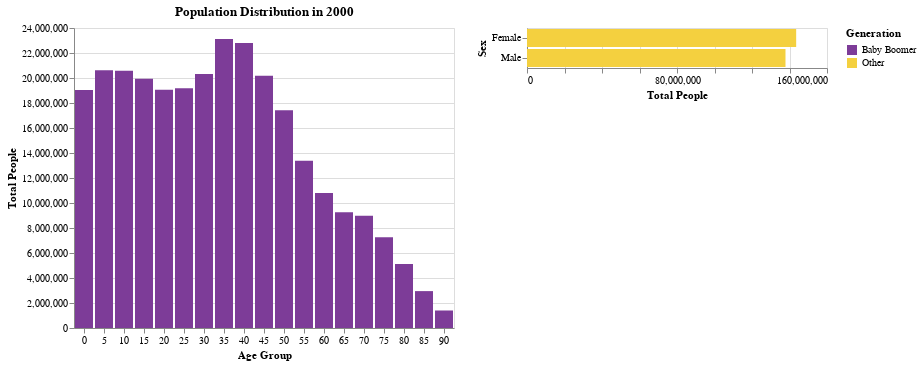

Notebook cell for this chart:
### Markdown cell above
##### Q7 - Combine Q5 and Q6 to One Chart

In question 6, we linked the distribution of sex to the age selection for just the year 2000.  Let us visualize all the data by incorporating the year selection slider from question 5 so that you can select which year of data you are viewing. Retain the ability to just select one age group for the sex distribution, and default to no age group selected.

Add a tooltip so you can see exactly how many people are in the age range for the top "Distribution of Ages for the Selected Year" histogram. 

Encode membership of the Baby Boomer generation with color using "#7D3C98" (purple) for the boomers "#F4D03F" (gold) for other.

### Code cell
select_year = alt.selection_point(
    name="Year",
    fields=["year"],
    bind=alt.binding_range(min=1900, max=2000, step=10, name="Select Year"),
    value={"year": 2000},
)

filtered_data = df_pop[df_pop['year'] == select_year.year]

age_selection = alt.selection_point(encodings=['x'])

age_chart = alt.Chart(filtered_data).mark_bar().encode(
    x=alt.X('age:O', title='Age Group', axis=alt.Axis(labelAngle=0)),  
    y=alt.Y('sum(people):Q', title='Total People'),
    color=alt.condition(age_selection, alt.ColorValue('#7D3C98'), alt.ColorValue('lightgray'))
).properties(
    title='Population Distribution in 2000'
).add_params(
    age_selection, select_year

).transform_filter(
    select_year

).transform_calculate(
    Generation=alt.expr.if_(alt.datum.Generation == "Baby Boomer", "Baby Boomer", "Other")
)

# Set initial filter condition to exclude all data
sex_histogram = alt.Chart(filtered_data).mark_bar().encode(
    y=alt.Y('sex:N', title='Sex'),
    x=alt.X('sum(people):Q', title='Total People'),
    color=alt.Color("Generation:N", 
                    scale=alt.Scale(domain=["Baby Boomer", "Other"], range=["#7D3C98", "#F4D03F"]),
                    legend=alt.Legend(title='Generation')
           )
).add_params(
    select_year, age_selection
).transform_calculate(
    Generation=alt.expr.if_(alt.datum.Generation == "Baby Boomer", "Baby Boomer", "Other")
).transform_filter(
    age_selection

).transform_filter(
    select_year
)

total =  age_chart | sex_histogram
total

### Figure 1 — Vega-Lite specification as saved in the notebook (floating-point values rounded to 4 significant figures; data arrays with more than 128 entries replaced by an {"elided": "..."} marker saying what was removed)
{"config": {"view": {"continuousWidth": 300, "continuousHeight": 300}}, "hconcat": [{"mark": {"type": "bar"}, "encoding": {"color": {"condition": {"param": "param_98", "value": "#7D3C98"}, "value": "lightgray"}, "x": {"axis": {"labelAngle": 0}, "field": "age", "title": "Age Group", "type": "ordinal"}, "y": {"aggregate": "sum", "field": "people", "title": "Total People", "type": "quantitative"}}, "name": "view_121", "title": "Population Distribution in 2000", "transform": [{"filter": {"param": "Year"}}, {"calculate": "if((datum.Generation === 'Baby Boomer'),'Baby Boomer','Other')", "as": "Generation"}]}, {"mark": {"type": "bar"}, "encoding": {"color": {"field": "Generation", "legend": {"title": "Generation"}, "scale": {"domain": ["Baby Boomer", "Other"], "range": ["#7D3C98", "#F4D03F"]}, "type": "nominal"}, "x": {"aggregate": "sum", "field": "people", "title": "Total People", "type": "quantitative"}, "y": {"field": "sex", "title": "Sex", "type": "nominal"}}, "name": "view_122", "transform": [{"calculate": "if((datum.Generation === 'Baby Boomer'),'Baby Boomer','Other')", "as": "Generation"}, {"filter": {"param": "param_98"}}, {"filter": {"param": "Year"}}]}], "data": {"name": "data-d475f9b840f3956f680abd71bd4afeb4"}, "params": [{"name": "param_98", "select": {"type": "point", "encodings": ["x"]}, "views": ["view_121", "view_122"]}, {"name": "Year", "select": {"type": "point", "fields": ["year"]}, "bind": {"input": "range", "max": 2000, "min": 1900, "name": "Select Year", "step": 10}, "value": {"year": 2000}, "views": ["view_121", "view_122"]}], "$schema": "https://vega.github.io/schema/vega-lite/v5.15.1.json", "datasets": {"data-d475f9b840f3956f680abd71bd4afeb4": {"elided": "570 records"}}}
